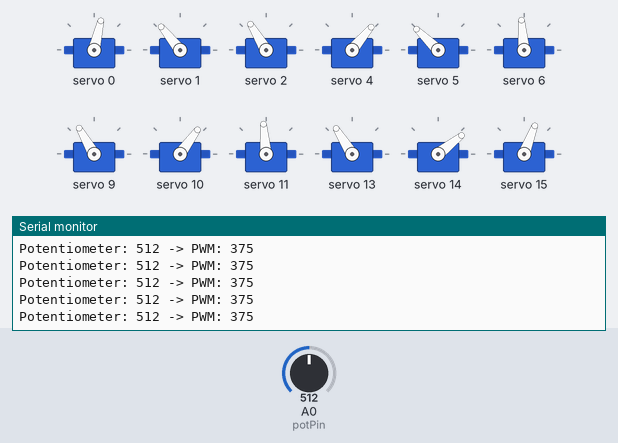
This sketch was run on a simulated Arduino Uno, built with avr-gcc and run on an emulated ATmega328P. On the bench: 12 × servo, the last lines printed to the serial monitor. Inputs (shaded band) come from the test bench; at power-on: A0 (potPin) = 512.

Above: at 1.2 s.
1.3 s: A0 (potPin) set to 11
At 1.33 s:
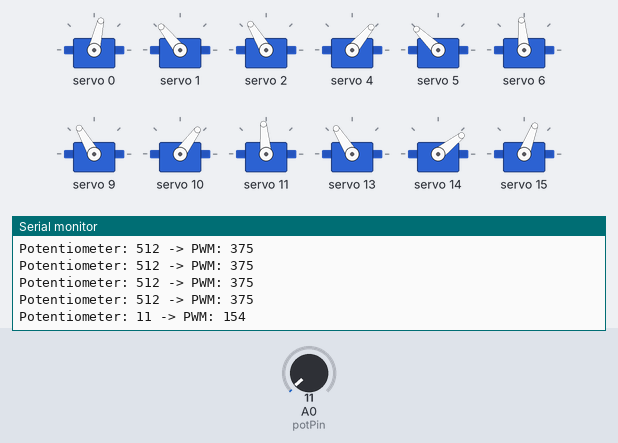
2.8 s: A0 (potPin) set to 8
At 2.82 s:
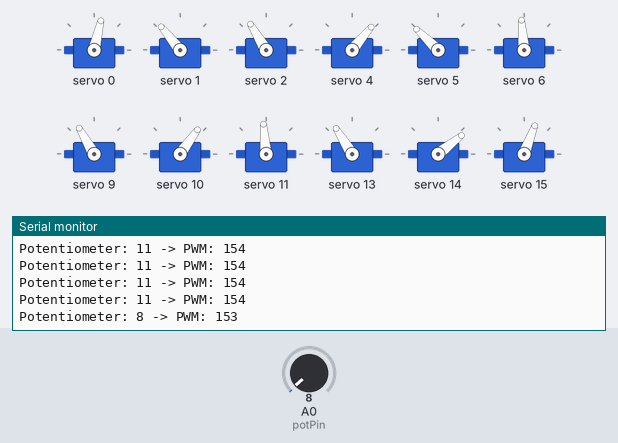
Timing chart, 0 to 5.8 s (numbered marks = the images above; inputs shaded):
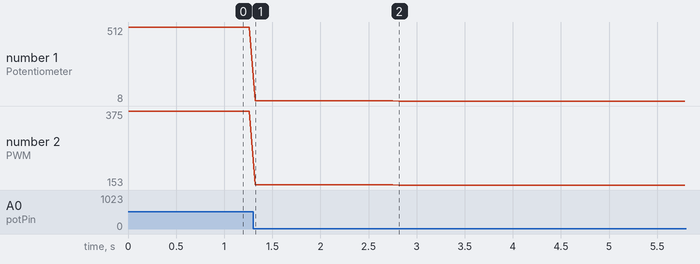

Measured:
- after the input at 1.3 s, the serial monitor: prints a new line at once (image 1)
- after the input at 2.8 s, the serial monitor: prints a new line at once (image 2)
- plotted number 1: 512 → 11 after the input at 1.3 s, 11 → 8 after the input at 2.8 s
- plotted number 2: 375 → 154 after the input at 1.3 s, 154 → 153 after the input at 2.8 s

The sketch:

Servo_shield.ino
```cpp
#include <Wire.h>
#include <Adafruit_PWMServoDriver.h>

// Create an instance of the PWM servo driver
Adafruit_PWMServoDriver pwm = Adafruit_PWMServoDriver();

const int potPin = A0; // Pin where the potentiometer is connected
int potValue = 0;      // Variable to store potentiometer value
int servoMin = 150;    // Minimum PWM value for servos
int servoMax = 600;    // Maximum PWM value for servos

void setup() {
  Serial.begin(9600);  // Start serial communication for debugging
  pwm.begin();         // Initialize the PWM driver
  pwm.setPWMFreq(60);  // Set frequency to 60 Hz for servos
}

void loop() {
  // Read the potentiometer value (0 to 1023)
  potValue = analogRead(potPin);

  // Map potentiometer value to servo range (150 to 600)
  int pwmValue = map(potValue, 0, 1023, servoMin, servoMax);

  //Control three servos on channels
  pwm.setPWM(0, 0, 329);  // Control servo on channel Elbow Rear Left
  pwm.setPWM(1, 0, 460);  // Control servo on channel Sholder Rear Left
  pwm.setPWM(2, 0, 440);  // Control servo on channel Joint Rear Left

  pwm.setPWM(4, 0, 260);  // Control servo on channel Elbow Front Left
  pwm.setPWM(5, 0, 479);  // Control servo on channel Sholder Front Left
  pwm.setPWM(6, 0, 375);  // Control servo on channel Joint Front Left

  pwm.setPWM(9, 0, 438);  // Control servo on channel Elbow Front Right
  pwm.setPWM(10, 0, 270);  // Control servo on channel Sholder Front Right
  pwm.setPWM(11, 0, 375);  // Control servo on channel Joint Front Right

  pwm.setPWM(13, 0, 442);  // Control servo on channel Elbow Rear Right
  pwm.setPWM(14, 0, 231);  // Control servo on channel Sholder Rear Right
  pwm.setPWM(15, 0, 309);  // Control servo on channel Joint Rear Right


  // Print the mapped value for debugging
  Serial.print("Potentiometer: ");
  Serial.print(potValue);
  Serial.print(" -> PWM: ");
  Serial.println(pwmValue);

  delay(50);  // Small delay to smooth out the potentiometer reading
}
```
